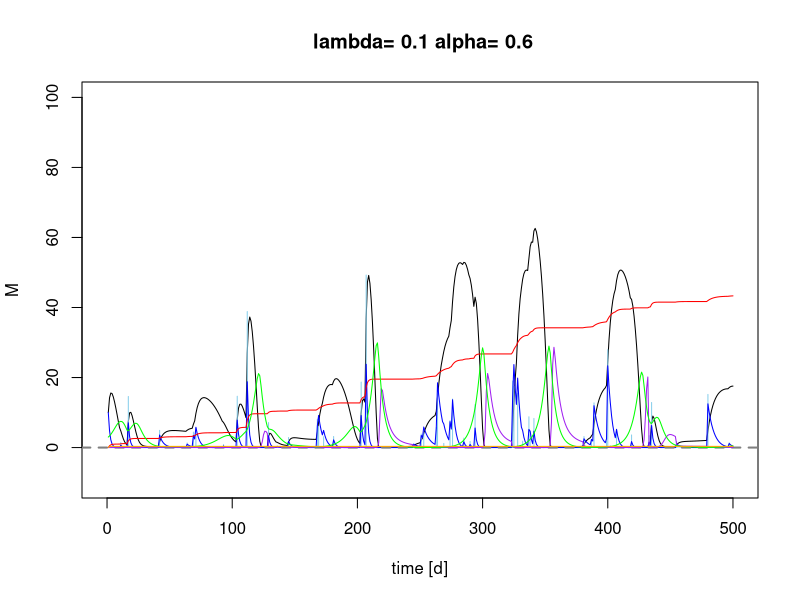
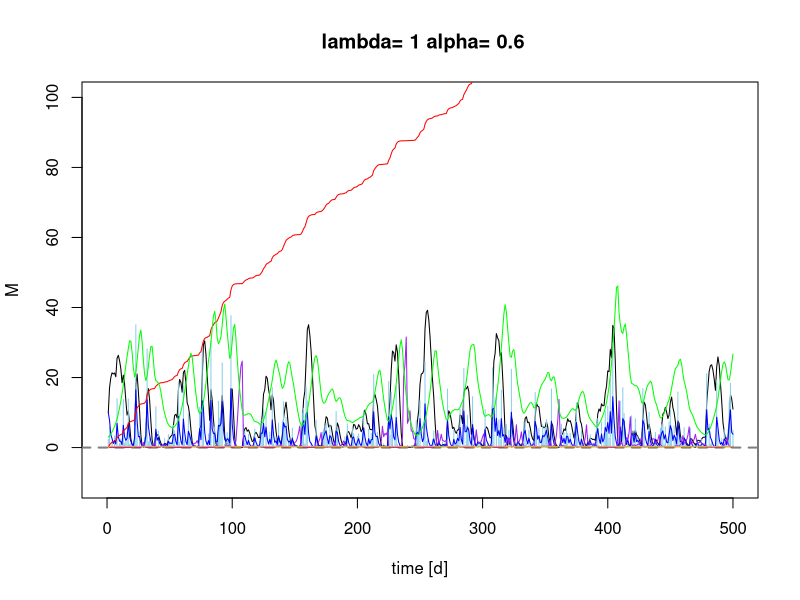
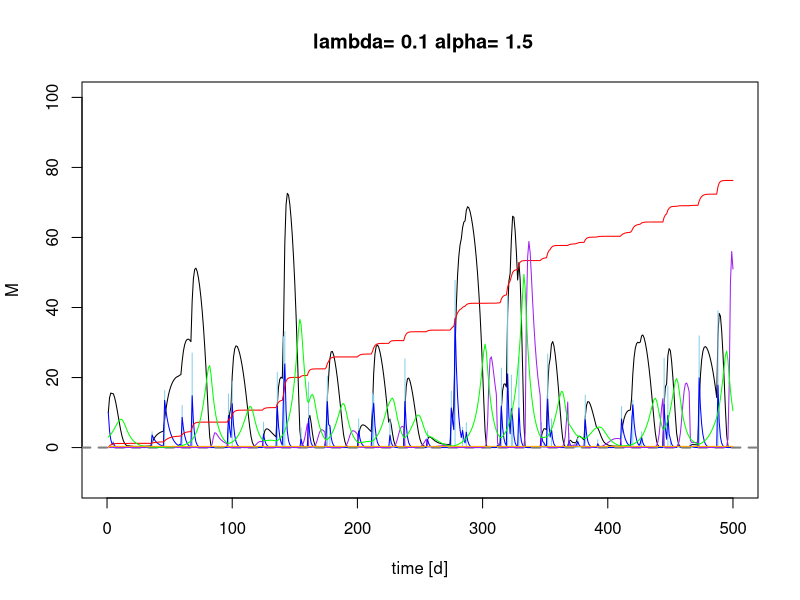
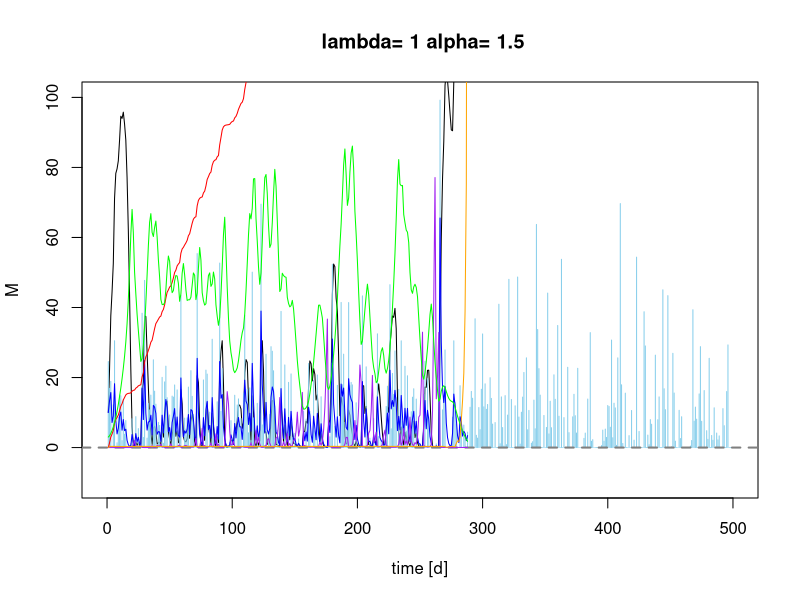
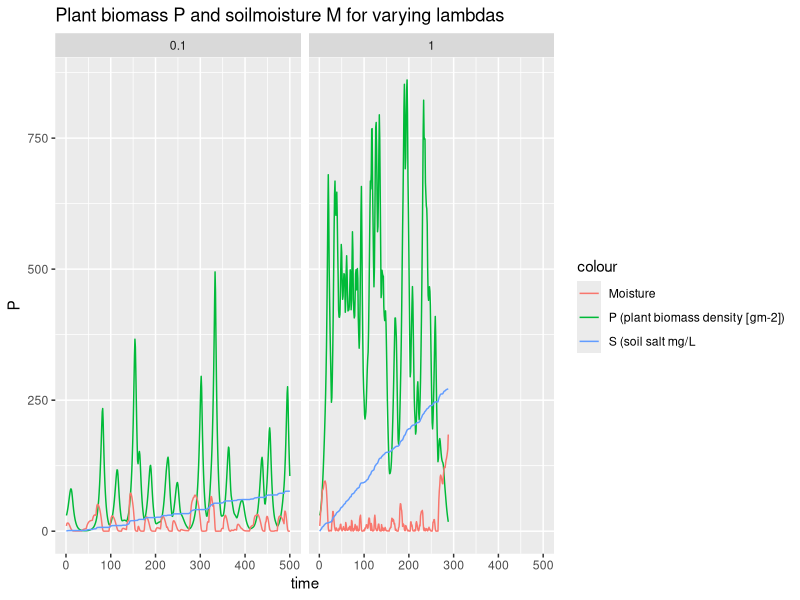
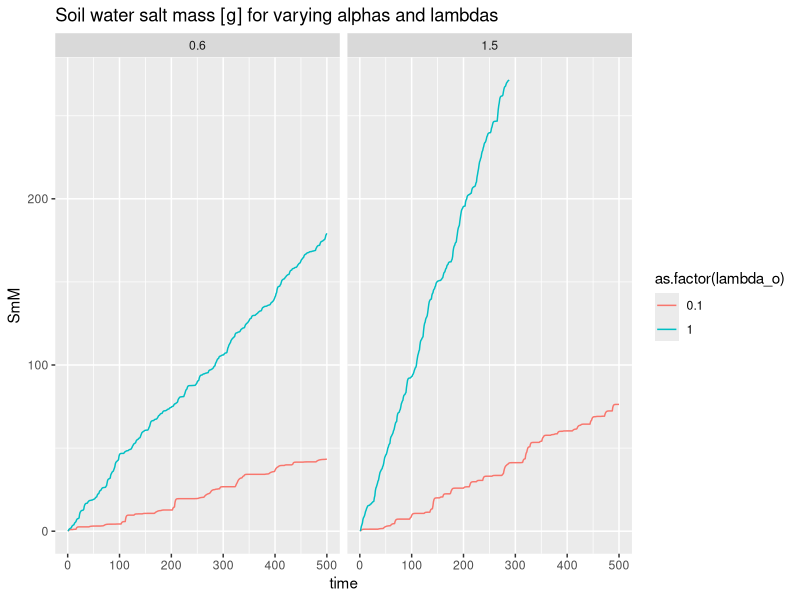

Here is the R script that generated these plots, in order:
## ---- chunk 1

 # Sandy Clay Loam
    n<-0.367 # porosity
    # more soil variables for evaporation & losses
    # Hydraulic conductivity
    K_s<-52.08*10 # mm/day
    # campbell's b
    b<-6.4069 # neurotheta sandy clay loam
    # van Genuchten parameters
#     avg <- 0.0521
#     nvg <- 1.237
    s_fc<-0.2677/n # Field capacity
    # This is the bubbling pressure
    psi_s_bar<--1.2E-3 #
 
   h1bar =  -psi_s_bar 
   hb = psi_s_bar*-10^5 # mm
 

  Z =1000 # [mm] actual groundwater depth 

# parameters describing the soil
  soilpar <- list(b = b, n = n, s_fc = s_fc, K_s = K_s, 
                psi_s_bar = psi_s_bar, h1bar = h1bar, hb = hb)
    #................................................
    # Vegetation 1 (Grass)
    # paspalum secateum F-I and R-I, 2004

    Zr = 400 # soil depth (mm)   Check Also Table 2...Fernandez-Illescas and Rodriguez-Iturbe...2001


 # parameters describing the root zone   
  vegpar <- list(Zr = Zr)


# parameters describing plant dynamics and salt features

  alpha_i=1 #maximum infiltration rate per day (K_s and therefore soil type dependency in balances function code)

  k=12 # Saco et al, 2013
  W0=0.2 # Saco et al, 2013
  gmax=0.05 # Saco et al, 2013
  k1=5 # Saco et al, 2013
  c=10  # Saco et al, 2013
  f= 1  # f is the soil salt leaching efficiency (whether some salt is retained)
  ConcConst = 0.1 # ConcConst is the concentration of the salt in the infiltrating water in g/l
  CM.gw = 0 # salt concentration in groundwater
  d=0.24 # fraction of plant mortality
  
  par <- list(alpha_i=alpha_i,k=k, W0=W0, gmax=gmax, k1=k1, c=c, f=f, ConcConst=ConcConst, CM.gw= CM.gw, d=d)
## ---- chunk 2
Infil <- function(h,P, par){
  
  I=par$alpha_i*h*(P+par$k*par$W0)/(P+par$k)
  
  return (I)
}
## ---- chunk 3

WU <- function(M,P,par){ 
# using Svir in here means scaling Svir back to M, easier to do at Svir in balances  
#  WU=par$gmax*((M*(1+Svir))/(((M*(1+Svir))+par$k1)))*P 
  WU=par$gmax*(M/((M+par$k1)))*P 
  
  return(WU)
}
## ---- chunk 4
#******************************************
# based on Salvucci, 1993
L_n <- function(M,Z,soilpar,vegpar) {
   Zr <- vegpar$Zr
   hb <- - soilpar$psi_s_bar*10^5 # (mm?)
   #soilpar$s_fc <- (Z/hb)^(-1/soilpar$b)
   
   s=M/(soilpar$n*vegpar$Zr)
  
   psi = hb*s^-soilpar$b
 
   m=2 + 3/soilpar$b#5.64  # in Salvucci's paper it is called n, but I called it m here to not confuse it with porosity


#q <-((Z/hb)^(-m)-(psi/hb)^(-m))/(1+(psi/hb)^(-m)+(m-1)*(Z/hb)^(-m)) #Salvucci
q<- (s^(2*soilpar$b+3))-(1+((3/2)/(m)))*(hb/(Z))^m  # Eagelson


#/(soilpar$n*Zr) # 

# Mass flux

flux <- ifelse(s<soilpar$s_fc,-(soilpar$K_s*q)/(soilpar$n*Zr), (soilpar$K_s*q)/(soilpar$n*Zr)) # 
# flux <- flux/(soilpar$n*Zr)

return(flux)
}
# M<-seq(0,200,1)
# 
# plot(s, -L_n(M=M, Z=Z, soilpar, vegpar))

## ---- chunk 5
Precip <- function(time,alpha,lambda,delta) {
  # generate a vector of times between rainfall events > delta
  f_P<-floor(rexp(time,lambda*exp(-delta/alpha))) # vector of times between rainfall occurrences (equation 4 & 8)
  # generate a binary vector from this (impulse function)
  binary.vec <- unlist(lapply(1:time,function(i) c(rep(0,f_P[i]),1)))
  R <- rexp(length(binary.vec),1/alpha)*binary.vec 
  return(R[1:time])
}
## ---- chunk 6

Gr <- function(M,P,par) { 
  
  Gr = par$c*WU(M,P,par)
  
  return(Gr)
}
## ---- chunk 7
Mo <- function(P,M,Svir,par) {
  # needs to be M/Svir because both are "large" numbers
  # you want a number ~1 for multiplication, or <0.1 for addition
  Mo = P*(par$d*(M/Svir))
  
  return(Mo)

}
## ---- chunk 8
balances <- function(Rain, par, plotit=T,
                      soilpar,
                      vegpar){
   

  
# Storage vectors for the daily steps are initialized.

   M <- rep(0,length(Rain)) # soil moisture [mm]
   h <- rep(0,length(Rain)) # infiltration depth [mm]
   P <- rep(0,length(Rain)) #biomass density []
   CM<- rep(0,length(Rain)) # Salt concentration in soil water in g/L or g/mm
   SmI<- rep(0,length(Rain)) # Salt mass in infiltrating water [g]
   SmM <- rep(0,length(Rain)) # Salt mass in soil water [g]
   In <- rep(0,length(Rain)) # infiltration [mm]

   Svir <- rep(0,length(Rain)) # virtual saturation
   flux<- rep(0,length(Rain)) # drainage and capillary rise flux, according to sign



# Initial values to start the simulation.

   
   M[1] <- 10
   h[1] <- 10 
   P[1] <- 30
   CM[1]<- 0
   Svir[1] <- M[1]



# We decided to split the numerical calculations for the daily into 12 substeps.

   deltat <- 12 # split in 12 increments

  
# Storage vectors for the substeps are initialized.

   M_sub <- rep(0,deltat)
   h_sub <- rep(0,deltat)
   I_sub <- rep(0,deltat)
   WU_sub <-rep(0,deltat) # Water uptake in mm
   P_sub <- rep(0,deltat) 
   Gr_sub <- rep(0,deltat) # Growth of biomass
   Mo_sub<- rep(0,deltat) # Mortality of biomass
   SmI_sub <- rep(0,deltat) 
   SmM_sub<- rep(0,deltat) 
   CM_sub<- rep(0,deltat) 
  Svir_sub <- rep(0,deltat) # virtual saturation

   flux_sub<-rep(0,deltat) # calculates leakage loss without evaporation loss

   U_salt <-rep(0,deltat) # Salt mass rising
   L_salt <-rep(0,deltat) # salt mass drained


  
   timeincr= 1/deltat
   
  for (t in 2:length(Rain)){
    
    for (tt in 1:(deltat-1)) {
      
      h.old <- ifelse(tt==1,h[t-1],h_sub[tt])
      P.old <- ifelse(tt==1,P[t-1],P_sub[tt])
      M.old <- ifelse(tt==1,M[t-1],M_sub[tt])
      SmI.old <-ifelse(tt==1,SmI[t-1],SmI_sub[tt])
      CM.old <-ifelse(tt==1,CM[t-1],CM_sub[tt])
      Svir.old <-ifelse(tt==1,Svir[t-1],Svir_sub[tt])

#  browser()
  # Balance for water depth on soil
  h_sub[tt+1] <- h.old + ifelse(tt==1,(10*Rain[t]),0) 
      #- Infil(h.old, P.old,par)*timeincr

  # Infiltration
  par$alpha_i <- ifelse(h_sub[tt+1]<soilpar$K_s*timeincr, 1,
                      (1-(h_sub[tt+1]-soilpar$K_s*timeincr)/h_sub[tt+1]))
  # Calculate infiltration and recalculate h_sub   
  I_sub[tt] <- Infil(h.old, P.old,par)*timeincr
  h_sub[tt+1] <- h_sub[tt+1] - I_sub[tt] 

# Now do all plant uptake and growth
# water uptake by plants: include infiltration in available water

      WU_sub[tt] <- WU(M=Svir.old,P.old,par)*timeincr 
      
      # growth rate
      Gr_sub[tt] <- Gr(M=Svir.old, P.old,par)*timeincr 
      # Mortality
      Mo_sub[tt]<- Mo(P.old,M=M.old, Svir=Svir.old, par)*timeincr
      # calculate plant biomass balance
      P_sub[tt + 1] <- P.old + Gr_sub[tt]- Mo_sub[tt] 

 # 1. Update soil moisture with infiltration
      M_sub[tt + 1] <- M.old + I_sub[tt] - WU_sub[tt]      
      
 # 2. calculate leaching and capillary rise amount
  flux_sub[tt+1]<-do.call(L_n,list(M=M_sub[tt+1],Z=Z,soilpar=soilpar,vegpar=vegpar))

# 3. final adjust soil moisture for leaching or capillary rise
 
   M_sub[tt + 1] <-  M_sub[tt + 1] + flux_sub[tt+1]*timeincr


# calculate saltbalance

# Salt leaching
    L_salt[tt+1] <- ifelse(flux_sub[tt+1]<0,
                           par$f*CM_sub[tt+1]*flux_sub[tt+1]*timeincr,0)
    # leaching of salt

# salt upflow
    U_salt[tt+1] <- ifelse(flux_sub[tt+1]>0, 
                           par$CM.gw*flux_sub[tt+1]*timeincr,0) 
    # rise of salt

# salt mass coming in with infiltration
      SmI_sub[tt+1]<- SmI.old + I_sub[tt]*par$ConcConst 

#salt mass in soil
     SmM_sub[tt+1] <- SmI_sub[tt+1] + U_salt[tt+1] - L_salt[tt+1]
# Calculate salt concentration in the soil
   CM_sub[tt+1]<- (SmM_sub[tt+1]/M_sub[tt+1])*(1/58.44) # 
    
# Virtual saturation (Shah et al., 2012), here in [mm] to be in the same unit as M
    Svir_sub[tt + 1]<-soilpar$n*vegpar$Zr*((soilpar$h1bar*10^-1)^(1/soilpar$b))*
                     ((soilpar$h1bar*10^-1)*(M_sub[tt + 1]/
                       (soilpar$n*vegpar$Zr))^(-soilpar$b)
                       +(3.6*CM_sub[tt + 1]))^(-1/soilpar$b)

    } 
  
# Aggregating the substep results to daily values.

    P[t] = P_sub[deltat]
    M[t] = M_sub[deltat]
    h[t] = h_sub[deltat]
    CM[t] = CM_sub[deltat]
    SmM[t] = SmM_sub[deltat] 
    SmI[t]=SmI_sub[deltat]
    In[t]= sum(I_sub)
    flux[t] = sum(flux_sub)
    Svir[t] = Svir_sub[deltat]

}


# Plotting
 
if (plotit==T) {  
  plot(M, type="l",ylim=c(-10,100),xlim=c(0,time),xlab=("time [d]"), main=paste(" lambda=", lambda[j],"alpha=", alpha[i]))
  points(Rain*10, type="h", col="skyblue")
   
    lines(h,type="l", col="blue")
    abline(h=0, col="Gray50",lwd=2,lty=2)

    lines(SmM,type="l", col="red")
    lines(CM,type="l", col="purple")
    lines(P/10,type="l", col="green")
    lines(flux,type="l", col="orange")
  
 
#  legend("topright", title="Variables",cex=1, pt.cex=0.2, c("Moisture [mm]","Rainfall [mm]*10","overland flow depth[mm] ","salt mass in soil water [g]", "salt concentration in soil water [g/l]", "Plant biomass density [g/m^2]/10"),
#          col=c("black","skyblue","blue","red","purple","green"),lty=1)
#  
}

Out <- data.frame(P=P,M=M,h=h, CM=CM, SmM=SmM, In=In, flux=flux, Svir=Svir)
return(Out)
}
## ---- chunk 9
alpha <- c(0.6,1.5) 
lambda <- c(0.1,1)

Store <- list()
sub_store <- list()
time <- 500
delta <- 0
set.seed(1000)
## ---- chunk 10
#source("Rainfall.R")


for (i in 1:length(alpha)) {
  
for (j in 1:length(lambda)) {
    # generate the rainfall
    Rain <- Precip(time,alpha[i],lambda[j],delta)
    Rainlist <- data.frame(Precip(time,alpha[i],lambda[j],delta)) 
    
    sub_store[[j]] <-data.frame(alpha_o=rep(alpha[i],time),
                                lambda_o=rep(lambda[j],time),
                                balances(Rain,plotit=T, par=par,
                                soilpar, vegpar))
  }
  Store[[i]] <- sub_store
}
## ---- chunk 11
require(ggplot2)
lambda_sum <- do.call(rbind,Store[][[2]])
lambda_sum$time <- rep(1:time,length(lambda))

pl <- ggplot(lambda_sum,aes(x=time,y=P, colour="P (plant biomass density [gm-2])")) + geom_line()
pl  <- pl + geom_line(aes(x=time,y=M, colour="Moisture"))  
pl <- pl +  facet_wrap(~lambda_o)   
pl  + ggtitle("Plant biomass P and soilmoisture M for varying lambdas") +  geom_line(aes(x=time, y=SmM, colour= "S (soil salt mg/L")) + theme(plot.title = element_text(lineheight=.4))
## ---- chunk 12
lambda_sum_all <- do.call(rbind,do.call(rbind,Store))
lambda_sum_all$time <- rep(rep(1:time,length(lambda)),length(alpha))


pa <- ggplot(lambda_sum_all,aes(x=time,y=SmM,col=as.factor(lambda_o))) + geom_line(linetype=1) 
# pa <- pa + + scale_color_gradient(low="blue", high="red")
pa <- pa  + facet_wrap(~alpha_o) + ggtitle("Soil water salt mass [g] for varying alphas and lambdas") + theme(plot.title = element_text(lineheight=.4))
pa  
